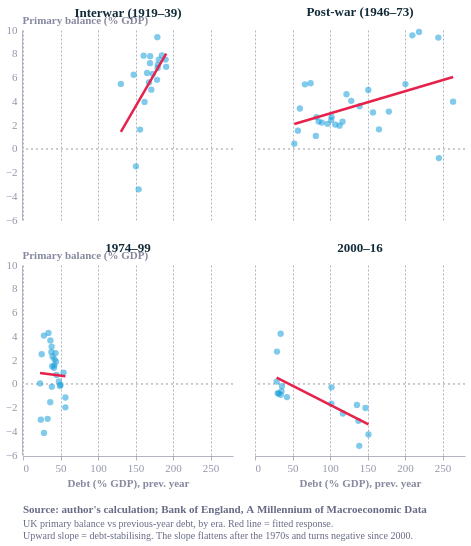

Express this chart as Vega-Lite.
### Vega-Lite specification from a JSON file in a GitHub repository (floating-point values rounded to 4 significant figures)
{"config": {"font": "Circular Std", "text": {"color": "#676A86", "align": "left", "baseline": "middle", "dx": 7, "dy": 0, "fontSize": 11}, "view": {"stroke": "transparent", "continuousWidth": 400, "continuousHeight": 300, "discreteWidth": 400, "discreteHeight": 300, "fill": "transparent"}, "range": {"category": ["#36B7B4", "#E6224B", "#F4C245", "#0063AF", "#00A767", "#179FDB", "#EB5C2E"], "diverging": ["#E6224B", "#E54753", "#C9C9C9", "#179FDB", "#122B39"], "heatmap": ["#C9C9C9", "#179FDB", "#0063AF", "#122B39"], "ordinal": ["#00A767", "#36B7B4", "#179FDB", "#0063AF", "#243B5A"]}, "bar": {"color": "#179fdb"}, "line": {"color": "#e6224b"}, "rule": {"color": "#676A86"}, "area": {"opacity": 0.3}, "point": {"filled": true, "size": 80, "color": "#e6224b", "opacity": 0.95}, "geoshape": {"stroke": "white", "strokeWidth": 0.3}, "rect": {"fill": "#d6d4d4", "opacity": 0.3}, "axis": {"labelColor": "#676A86", "labelFontSize": 11, "labelFont": "Circular Std", "labelOpacity": 0.7, "tickColor": "#676A86", "tickOpacity": 0.5, "domainColor": "#676A86", "domainOpacity": 0.5, "gridColor": "#676A86", "gridDash": [2, 2], "gridOpacity": 0.5, "title": null, "titleColor": "#676A86", "titleOpacity": 0.8, "tickSize": 4}, "axisXDiscrete": {"grid": false, "labelAngle": 0, "tickCount": 10, "tickOpacity": 0.5, "title": null}, "axisYDiscrete": {"ticks": false, "labelPadding": 5}, "axisXTemporal": {"grid": false, "ticks": true}, "axisXQuantitative": {"grid": true}, "axisYQuantitative": {"gridColor": "#676A86", "gridDash": [1, 5], "gridOpacity": 0.5, "ticks": false, "labelPadding": 5, "tickCount": 8, "titleAngle": 0, "titleAlign": "left", "titleBaseline": "bottom", "titleX": 0, "titleY": -5}, "title": {"color": "#676A86E6", "subtitleColor": "#676A86", "font": "Circular Std", "subtitleFont": "Circular Std", "anchor": "start", "fontSize": 14, "subtitleFontSize": 12, "subtitlePadding": 4, "offset": 0, "frame": "group"}, "legend": {"titleColor": "#122b39", "title": null, "labelColor": "#122b39", "labelFontSize": 11}, "background": "white"}, "data": {"name": "data-005334be4849130a9d58cf6f5cc180f2"}, "facet": {"field": "era", "header": {"labelColor": "#122b39", "labelFontSize": 13, "labelFontWeight": "bold"}, "sort": ["Interwar (1919–39)", "Post-war (1946–73)", "1974–99", "2000–16"], "title": null, "type": "nominal"}, "spec": {"layer": [{"mark": {"type": "rule", "color": "#c9c9c9", "strokeDash": [2, 3]}, "encoding": {"y": {"datum": 0}}}, {"mark": {"type": "point", "color": "#179FDB", "filled": true, "opacity": 0.55, "size": 40}, "encoding": {"x": {"field": "debt_lag", "title": "Debt (% GDP), prev. year", "type": "quantitative"}, "y": {"field": "pb", "title": "Primary balance (% GDP)", "type": "quantitative"}}}, {"mark": {"type": "line", "color": "#E6224B", "strokeWidth": 2.5}, "encoding": {"x": {"field": "debt_lag", "title": "Debt (% GDP), prev. year", "type": "quantitative"}, "y": {"field": "pb", "title": "Primary balance (% GDP)", "type": "quantitative"}}, "transform": [{"on": "debt_lag", "regression": "pb"}]}], "height": 190, "width": 210}, "columns": 2, "title": {"text": "Source: author's calculation; Bank of England, A Millennium of Macroeconomic Data", "anchor": "start", "color": "#676A86", "dy": 12, "fontSize": 11, "orient": "bottom", "subtitle": ["UK primary balance vs previous-year debt, by era. Red line = fitted response.", "Upward slope = debt-stabilising. The slope flattens after the 1970s and turns negative since 2000."], "subtitleColor": "#676A86", "subtitleFontSize": 10}, "$schema": "https://vega.github.io/schema/vega-lite/v6.4.1.json", "datasets": {"data-005334be4849130a9d58cf6f5cc180f2": [{"year": 1919, "psurp": -79, "gdp": 5337.0, "debt_mn": 7876.0, "pb": -1.48, "debt": 147.6, "debt_lag": 150.6, "war": 0, "era": "Interwar (1919–39)"}, {"year": 1920, "psurp": 364, "gdp": 5843.0, "debt_mn": 7623.0, "pb": 6.23, "debt": 130.5, "debt_lag": 147.6, "war": 0, "era": "Interwar (1919–39)"}, {"year": 1921, "psurp": 262, "gdp": 4800.0, "debt_mn": 7720.0, "pb": 5.459, "debt": 160.9, "debt_lag": 130.5, "war": 0, "era": "Interwar (1919–39)"}, {"year": 1922, "psurp": 342, "gdp": 4361.0, "debt_mn": 7813.0, "pb": 7.841, "debt": 179.1, "debt_lag": 160.9, "war": 0, "era": "Interwar (1919–39)"}, {"year": 1923, "psurp": 391, "gdp": 4163.0, "debt_mn": 7708.0, "pb": 9.393, "debt": 185.2, "debt_lag": 179.1, "war": 0, "era": "Interwar (1919–39)"}, {"year": 1924, "psurp": 336, "gdp": 4272.0, "debt_mn": 7666.0, "pb": 7.866, "debt": 179.5, "debt_lag": 185.2, "war": 0, "era": "Interwar (1919–39)"}, {"year": 1925, "psurp": 300, "gdp": 4411.0, "debt_mn": 7634.0, "pb": 6.802, "debt": 173.1, "debt_lag": 179.5, "war": 0, "era": "Interwar (1919–39)"}, {"year": 1926, "psurp": 268, "gdp": 4255.0, "debt_mn": 7653.0, "pb": 6.298, "debt": 179.8, "debt_lag": 173.1, "war": 0, "era": "Interwar (1919–39)"}, {"year": 1927, "psurp": 318, "gdp": 4500.0, "debt_mn": 7631.0, "pb": 7.067, "debt": 169.6, "debt_lag": 179.8, "war": 0, "era": "Interwar (1919–39)"}, {"year": 1928, "psurp": 351, "gdp": 4500.0, "debt_mn": 7621.0, "pb": 7.8, "debt": 169.3, "debt_lag": 169.6, "war": 0, "era": "Interwar (1919–39)"}, {"year": 1929, "psurp": 331, "gdp": 4591.0, "debt_mn": 7596.0, "pb": 7.21, "debt": 165.5, "debt_lag": 169.3, "war": 0, "era": "Interwar (1919–39)"}, {"year": 1930, "psurp": 288, "gdp": 4515.0, "debt_mn": 7583.0, "pb": 6.378, "debt": 167.9, "debt_lag": 165.5, "war": 0, "era": "Interwar (1919–39)"}, {"year": 1931, "psurp": 236, "gdp": 4224.0, "debt_mn": 7648.0, "pb": 5.587, "debt": 181.1, "debt_lag": 167.9, "war": 0, "era": "Interwar (1919–39)"}, {"year": 1932, "psurp": 310, "gdp": 4133.0, "debt_mn": 7860.0, "pb": 7.501, "debt": 190.2, "debt_lag": 181.1, "war": 0, "era": "Interwar (1919–39)"}, {"year": 1933, "psurp": 316, "gdp": 4206.0, "debt_mn": 8030.0, "pb": 7.512, "debt": 190.9, "debt_lag": 190.2, "war": 0, "era": "Interwar (1919–39)"}, {"year": 1934, "psurp": 305, "gdp": 4421.0, "debt_mn": 7902.0, "pb": 6.9, "debt": 178.8, "debt_lag": 190.9, "war": 0, "era": "Interwar (1919–39)"}, {"year": 1935, "psurp": 268, "gdp": 4619.0, "debt_mn": 7902.0, "pb": 5.802, "debt": 171.1, "debt_lag": 178.8, "war": 0, "era": "Interwar (1919–39)"}, {"year": 1936, "psurp": 243, "gdp": 4881.0, "debt_mn": 7910.0, "pb": 4.979, "debt": 162.1, "debt_lag": 171.1, "war": 0, "era": "Interwar (1919–39)"}, {"year": 1937, "psurp": 206, "gdp": 5220.0, "debt_mn": 8149.0, "pb": 3.946, "debt": 156.1, "debt_lag": 162.1, "war": 0, "era": "Interwar (1919–39)"}, {"year": 1938, "psurp": 87, "gdp": 5384.0, "debt_mn": 8301.0, "pb": 1.616, "debt": 154.2, "debt_lag": 156.1, "war": 0, "era": "Interwar (1919–39)"}, {"year": 1939, "psurp": -198, "gdp": 5791.0, "debt_mn": 9083.0, "pb": -3.419, "debt": 156.8, "debt_lag": 154.2, "war": 1, "era": "Interwar (1919–39)"}, {"year": 1946, "psurp": -77, "gdp": 9756.0, "debt_mn": 25770.0, "pb": -0.7892, "debt": 264.1, "debt_lag": 245.2, "war": 0, "era": "Post-war (1946–73)"}, {"year": 1947, "psurp": 418, "gdp": 10540.0, "debt_mn": 25770.0, "pb": 3.964, "debt": 244.4, "debt_lag": 264.1, "war": 0, "era": "Post-war (1946–73)"}, {"year": 1948, "psurp": 1084, "gdp": 11580.0, "debt_mn": 25330.0, "pb": 9.36, "debt": 218.7, "debt_lag": 244.4, "war": 0, "era": "Post-war (1946–73)"}, {"year": 1949, "psurp": 1214, "gdp": 12340.0, "debt_mn": 25900.0, "pb": 9.836, "debt": 209.8, "debt_lag": 218.7, "war": 0, "era": "Post-war (1946–73)"}, {"year": 1950, "psurp": 1234, "gdp": 12920.0, "debt_mn": 25920.0, "pb": 9.551, "debt": 200.6, "debt_lag": 209.8, "war": 0, "era": "Post-war (1946–73)"}, {"year": 1951, "psurp": 790, "gdp": 14510.0, "debt_mn": 25890.0, "pb": 5.445, "debt": 178.5, "debt_lag": 200.6, "war": 0, "era": "Post-war (1946–73)"}, {"year": 1952, "psurp": 493, "gdp": 15760.0, "debt_mn": 26050.0, "pb": 3.128, "debt": 165.3, "debt_lag": 178.5, "war": 0, "era": "Post-war (1946–73)"}, {"year": 1953, "psurp": 276, "gdp": 16900.0, "debt_mn": 26580.0, "pb": 1.633, "debt": 157.3, "debt_lag": 165.3, "war": 0, "era": "Post-war (1946–73)"}, {"year": 1954, "psurp": 545, "gdp": 17830.0, "debt_mn": 26930.0, "pb": 3.056, "debt": 151.0, "debt_lag": 157.3, "war": 0, "era": "Post-war (1946–73)"}, {"year": 1955, "psurp": 959, "gdp": 19390.0, "debt_mn": 27040.0, "pb": 4.946, "debt": 139.5, "debt_lag": 151.0, "war": 0, "era": "Post-war (1946–73)"}, {"year": 1956, "psurp": 754, "gdp": 21050.0, "debt_mn": 27010.0, "pb": 3.582, "debt": 128.3, "debt_lag": 139.5, "war": 0, "era": "Post-war (1946–73)"}, {"year": 1957, "psurp": 900, "gdp": 22320.0, "debt_mn": 27230.0, "pb": 4.032, "debt": 122.0, "debt_lag": 128.3, "war": 0, "era": "Post-war (1946–73)"}, {"year": 1958, "psurp": 1077, "gdp": 23450.0, "debt_mn": 27380.0, "pb": 4.592, "debt": 116.7, "debt_lag": 122.0, "war": 0, "era": "Post-war (1946–73)"}, {"year": 1959, "psurp": 561, "gdp": 24600.0, "debt_mn": 27730.0, "pb": 2.281, "debt": 112.7, "debt_lag": 116.7, "war": 0, "era": "Post-war (1946–73)"}, {"year": 1960, "psurp": 513, "gdp": 26410.0, "debt_mn": 28250.0, "pb": 1.942, "debt": 107.0, "debt_lag": 112.7, "war": 0, "era": "Post-war (1946–73)"}, {"year": 1961, "psurp": 572, "gdp": 28070.0, "debt_mn": 28670.0, "pb": 2.038, "debt": 102.2, "debt_lag": 107.0, "war": 0, "era": "Post-war (1946–73)"}, {"year": 1962, "psurp": 789, "gdp": 29370.0, "debt_mn": 29850.0, "pb": 2.686, "debt": 101.6, "debt_lag": 102.2, "war": 0, "era": "Post-war (1946–73)"}, {"year": 1963, "psurp": 758, "gdp": 31230.0, "debt_mn": 30230.0, "pb": 2.427, "debt": 96.79, "debt_lag": 101.6, "war": 0, "era": "Post-war (1946–73)"}, {"year": 1964, "psurp": 717, "gdp": 34130.0, "debt_mn": 30440.0, "pb": 2.101, "debt": 89.2, "debt_lag": 96.79, "war": 0, "era": "Post-war (1946–73)"}, {"year": 1965, "psurp": 812, "gdp": 36910.0, "debt_mn": 31340.0, "pb": 2.2, "debt": 84.92, "debt_lag": 89.2, "war": 0, "era": "Post-war (1946–73)"}, {"year": 1966, "psurp": 901, "gdp": 39420.0, "debt_mn": 31990.0, "pb": 2.285, "debt": 81.14, "debt_lag": 84.92, "war": 0, "era": "Post-war (1946–73)"}, {"year": 1967, "psurp": 451, "gdp": 41730.0, "debt_mn": 34190.0, "pb": 1.081, "debt": 81.94, "debt_lag": 81.14, "war": 0, "era": "Post-war (1946–73)"}, {"year": 1968, "psurp": 1222, "gdp": 45810.0, "debt_mn": 33980.0, "pb": 2.668, "debt": 74.19, "debt_lag": 81.94, "war": 0, "era": "Post-war (1946–73)"}, {"year": 1969, "psurp": 2740, "gdp": 49680.0, "debt_mn": 33080.0, "pb": 5.515, "debt": 66.58, "debt_lag": 74.19, "war": 0, "era": "Post-war (1946–73)"}, {"year": 1970, "psurp": 3033, "gdp": 55920.0, "debt_mn": 33440.0, "pb": 5.424, "debt": 59.81, "debt_lag": 66.58, "war": 0, "era": "Post-war (1946–73)"}, {"year": 1971, "psurp": 2125, "gdp": 62640.0, "debt_mn": 35840.0, "pb": 3.392, "debt": 57.22, "debt_lag": 59.81, "war": 0, "era": "Post-war (1946–73)"}, {"year": 1972, "psurp": 1068, "gdp": 70300.0, "debt_mn": 36880.0, "pb": 1.519, "debt": 52.46, "debt_lag": 57.22, "war": 0, "era": "Post-war (1946–73)"}, {"year": 1973, "psurp": 347, "gdp": 81470.0, "debt_mn": 40120.0, "pb": 0.4259, "debt": 49.25, "debt_lag": 52.46, "war": 0, "era": "Post-war (1946–73)"}, {"year": 1974, "psurp": -179, "gdp": 92230.0, "debt_mn": 52100.0, "pb": -0.1941, "debt": 56.49, "debt_lag": 49.25, "war": 0, "era": "1974–99"}, {"year": 1975, "psurp": -2272, "gdp": 114500.0, "debt_mn": 64740.0, "pb": -1.984, "debt": 56.52, "debt_lag": 56.49, "war": 0, "era": "1974–99"}, {"year": 1976, "psurp": -1581, "gdp": 136200.0, "debt_mn": 73580.0, "pb": -1.161, "debt": 54.03, "debt_lag": 56.52, "war": 0, "era": "1974–99"}, {"year": 1977, "psurp": 1497, "gdp": 158800.0, "debt_mn": 79540.0, "pb": 0.9428, "debt": 50.09, "debt_lag": 54.03, "war": 0, "era": "1974–99"}, {"year": 1978, "psurp": -174, "gdp": 184900.0, "debt_mn": 88600.0, "pb": -0.09411, "debt": 47.92, "debt_lag": 50.09, "war": 0, "era": "1974–99"}, {"year": 1979, "psurp": 427, "gdp": 219600.0, "debt_mn": 98190.0, "pb": 0.1945, "debt": 44.72, "debt_lag": 47.92, "war": 0, "era": "1974–99"}, {"year": 1980, "psurp": 1931, "gdp": 258400.0, "debt_mn": 113800.0, "pb": 0.7473, "debt": 44.05, "debt_lag": 44.72, "war": 0, "era": "1974–99"}, {"year": 1981, "psurp": 5382, "gdp": 287800.0, "debt_mn": 125200.0, "pb": 1.87, "debt": 43.49, "debt_lag": 44.05, "war": 0, "era": "1974–99"}, {"year": 1982, "psurp": 8181, "gdp": 316700.0, "debt_mn": 132500.0, "pb": 2.583, "debt": 41.85, "debt_lag": 43.49, "war": 0, "era": "1974–99"}, {"year": 1983, "psurp": 5414, "gdp": 348300.0, "debt_mn": 143600.0, "pb": 1.554, "debt": 41.23, "debt_lag": 41.85, "war": 0, "era": "1974–99"}, {"year": 1984, "psurp": 5038, "gdp": 374500.0, "debt_mn": 157000.0, "pb": 1.345, "debt": 41.92, "debt_lag": 41.23, "war": 0, "era": "1974–99"}, {"year": 1985, "psurp": 8473, "gdp": 412100.0, "debt_mn": 162500.0, "pb": 2.056, "debt": 39.42, "debt_lag": 41.92, "war": 0, "era": "1974–99"}, {"year": 1986, "psurp": 10145, "gdp": 444000.0, "debt_mn": 167800.0, "pb": 2.285, "debt": 37.78, "debt_lag": 39.42, "war": 0, "era": "1974–99"}, {"year": 1987, "psurp": 13134, "gdp": 492600.0, "debt_mn": 167400.0, "pb": 2.666, "debt": 33.98, "debt_lag": 37.78, "war": 0, "era": "1974–99"}, {"year": 1988, "psurp": 23596, "gdp": 551700.0, "debt_mn": 153700.0, "pb": 4.277, "debt": 27.86, "debt_lag": 33.98, "war": 0, "era": "1974–99"}, {"year": 1989, "psurp": 24714, "gdp": 609500.0, "debt_mn": 151900.0, "pb": 4.055, "debt": 24.93, "debt_lag": 27.86, "war": 0, "era": "1974–99"}, {"year": 1990, "psurp": 16499, "gdp": 662800.0, "debt_mn": 151000.0, "pb": 2.489, "debt": 22.79, "debt_lag": 24.93, "war": 0, "era": "1974–99"}, {"year": 1991, "psurp": 196, "gdp": 698000.0, "debt_mn": 165800.0, "pb": 0.02808, "debt": 23.75, "debt_lag": 22.79, "war": 0, "era": "1974–99"}, {"year": 1992, "psurp": -21802, "gdp": 721400.0, "debt_mn": 201900.0, "pb": -3.022, "debt": 27.98, "debt_lag": 23.75, "war": 0, "era": "1974–99"}, {"year": 1993, "psurp": -31378, "gdp": 758400.0, "debt_mn": 249100.0, "pb": -4.137, "debt": 32.84, "debt_lag": 27.98, "war": 0, "era": "1974–99"}, {"year": 1994, "psurp": -23535, "gdp": 797100.0, "debt_mn": 289500.0, "pb": -2.953, "debt": 36.32, "debt_lag": 32.84, "war": 0, "era": "1974–99"}, {"year": 1995, "psurp": -13001, "gdp": 836600.0, "debt_mn": 321400.0, "pb": -1.554, "debt": 38.41, "debt_lag": 36.32, "war": 0, "era": "1974–99"}, {"year": 1996, "psurp": -2256, "gdp": 892900.0, "debt_mn": 347000.0, "pb": -0.2527, "debt": 38.86, "debt_lag": 38.41, "war": 0, "era": "1974–99"}, {"year": 1997, "psurp": 13819, "gdp": 938900.0, "debt_mn": 358600.0, "pb": 1.472, "debt": 38.2, "debt_lag": 38.86, "war": 0, "era": "1974–99"}, {"year": 1998, "psurp": 30545, "gdp": 980300.0, "debt_mn": 357800.0, "pb": 3.116, "debt": 36.5, "debt_lag": 38.2, "war": 0, "era": "1974–99"}, {"year": 1999, "psurp": 37248, "gdp": 1021000.0, "debt_mn": 349300.0, "pb": 3.647, "debt": 34.21, "debt_lag": 36.5, "war": 0, "era": "1974–99"}, {"year": 2000, "psurp": 45524, "gdp": 1081000.0, "debt_mn": 316700.0, "pb": 4.212, "debt": 29.3, "debt_lag": 34.21, "war": 0, "era": "2000–16"}, {"year": 2001, "psurp": 30347, "gdp": 1121000.0, "debt_mn": 323100.0, "pb": 2.708, "debt": 28.83, "debt_lag": 29.3, "war": 0, "era": "2000–16"}, {"year": 2002, "psurp": 2139, "gdp": 1173000.0, "debt_mn": 356200.0, "pb": 0.1824, "debt": 30.38, "debt_lag": 28.83, "war": 0, "era": "2000–16"}, {"year": 2003, "psurp": -9822, "gdp": 1242000.0, "debt_mn": 391000.0, "pb": -0.7905, "debt": 31.47, "debt_lag": 30.38, "war": 0, "era": "2000–16"}, {"year": 2004, "psurp": -10827, "gdp": 1305000.0, "debt_mn": 446500.0, "pb": -0.8297, "debt": 34.22, "debt_lag": 31.47, "war": 0, "era": "2000–16"}, {"year": 2005, "psurp": -12904, "gdp": 1379000.0, "debt_mn": 487200.0, "pb": -0.9354, "debt": 35.32, "debt_lag": 34.22, "war": 0, "era": "2000–16"}, {"year": 2006, "psurp": -9076, "gdp": 1456000.0, "debt_mn": 523600.0, "pb": -0.6235, "debt": 35.97, "debt_lag": 35.32, "war": 0, "era": "2000–16"}, {"year": 2007, "psurp": -2997, "gdp": 1531000.0, "debt_mn": 651600.0, "pb": -0.1958, "debt": 42.56, "debt_lag": 35.97, "war": 0, "era": "2000–16"}, {"year": 2008, "psurp": -17512, "gdp": 1564000.0, "debt_mn": 2175000.0, "pb": -1.12, "debt": 139.0, "debt_lag": 42.56, "war": 0, "era": "2000–16"}, {"year": 2009, "psurp": -79388, "gdp": 1519000.0, "debt_mn": 2299000.0, "pb": -5.225, "debt": 151.3, "debt_lag": 139.0, "war": 0, "era": "2000–16"}, {"year": 2010, "psurp": -67108, "gdp": 1572000.0, "debt_mn": 2317000.0, "pb": -4.268, "debt": 147.3, "debt_lag": 151.3, "war": 0, "era": "2000–16"}, {"year": 2011, "psurp": -33236, "gdp": 1628000.0, "debt_mn": 2245000.0, "pb": -2.041, "debt": 137.9, "debt_lag": 147.3, "war": 0, "era": "2000–16"}, {"year": 2012, "psurp": -52298, "gdp": 1675000.0, "debt_mn": 2276000.0, "pb": -3.122, "debt": 135.8, "debt_lag": 137.9, "war": 0, "era": "2000–16"}, {"year": 2013, "psurp": -31006, "gdp": 1740000.0, "debt_mn": 2039000.0, "pb": -1.782, "debt": 117.2, "debt_lag": 135.8, "war": 0, "era": "2000–16"}, {"year": 2014, "psurp": -45709, "gdp": 1822000.0, "debt_mn": 1857000.0, "pb": -2.508, "debt": 101.9, "debt_lag": 117.2, "war": 0, "era": "2000–16"}, {"year": 2015, "psurp": -31575, "gdp": 1873000.0, "debt_mn": 1910000.0, "pb": -1.686, "debt": 102.0, "debt_lag": 101.9, "war": 0, "era": "2000–16"}, {"year": 2016, "psurp": -5803, "gdp": 1940000.0, "debt_mn": 2049000.0, "pb": -0.2992, "debt": 105.6, "debt_lag": 102.0, "war": 0, "era": "2000–16"}]}, "width": 350, "height": 280}
